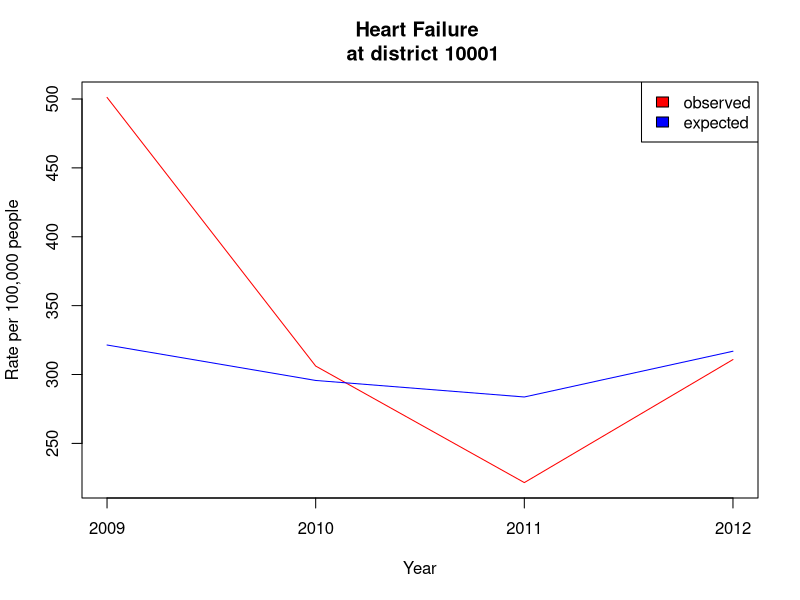

Generate this figure with R:
## ---- chunk 1
obs_rate <- c(501.16, 306.13, 221.54, 310.86)
exp_rate <- c(321.42, 295.68, 283.69, 316.91)
## ---- chunk 2
max_y <- max(obs_rate, exp_rate)
min_y <- min(obs_rate, exp_rate)
yrange <- c(min_y, max_y)
## ---- chunk 3
plot(c(2009, 2012),  yrange, xaxt = "n",   xlab = "Year", ylab = "Rate per 100,000 people", type = "n")
axis(1, at = 2009:2012, label = c("2009", "2010", "2011", "2012"))
lines(2009:2012, obs_rate, col = "red")
lines(2009:2012, exp_rate, col = "blue") 
legend("topright", c("observed","expected"), fill = c("red","blue"))
title(paste("Heart Failure", "\n", "at district", "10001"), ps = 0.5)
